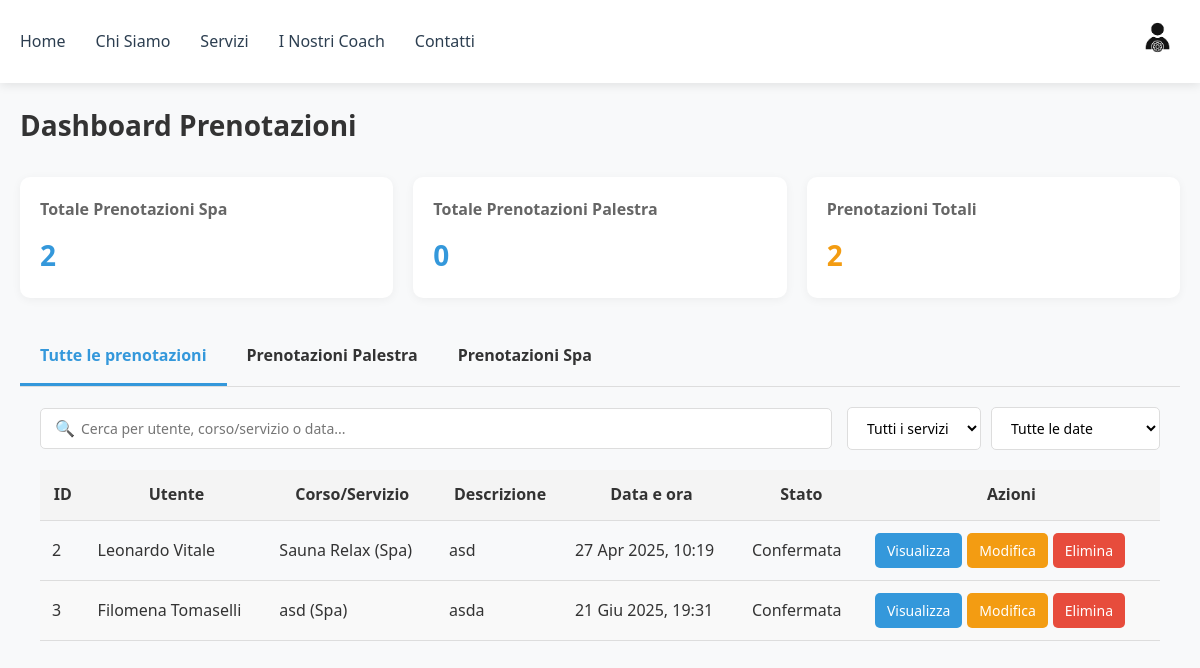
Before: /gest-prenotazioni/ (signed in) with the older database file.
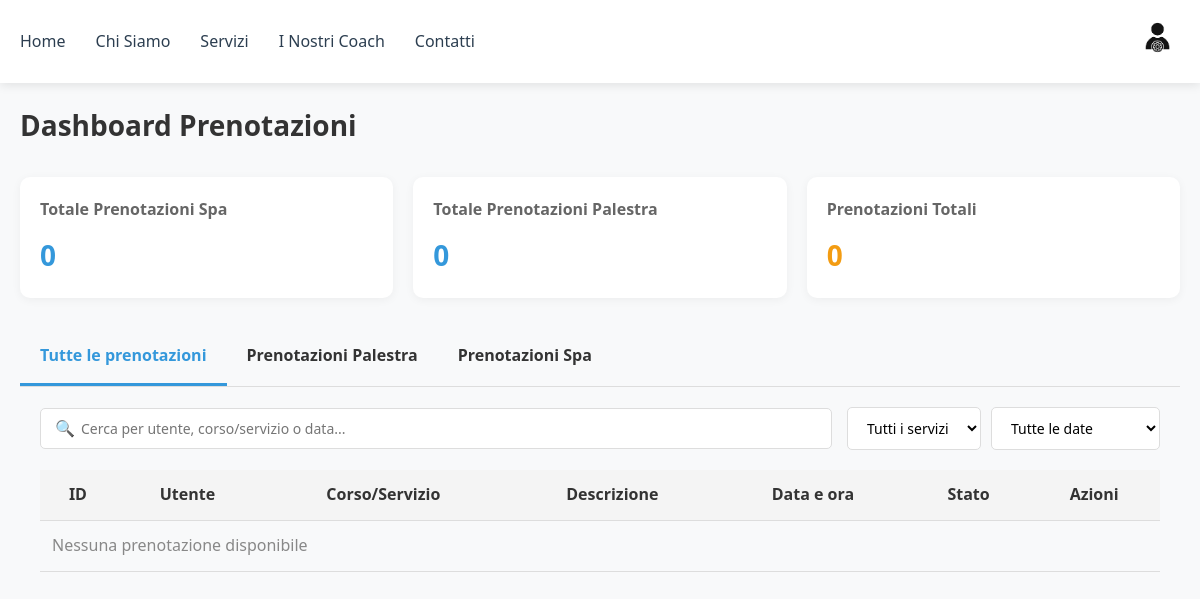
After: the same page with the newer database file.
### users/models.py (models this page shows, shortened)
class User(AbstractBaseUser, PermissionsMixin):
    full_name = models.CharField(max_length=255, default="Nome Cognome")
    email = models.EmailField(unique=True)
    phone = models.CharField(max_length=20, blank=True)
    profile_picture = models.ImageField(
        upload_to="profile_pics/",
        default="profile_pics/def_pfp.png",
        null=True,
        blank=True
    )
    is_active = models.BooleanField(default=True)
    is_staff = models.BooleanField(default=False)
    is_superuser = models.BooleanField(default=False)
    objects = UserManager()
    USERNAME_FIELD = 'email'

### spa/models.py (models this page shows, shortened)
class SpaBooking(models.Model):
    user = models.ForeignKey(User, on_delete=models.CASCADE)
    service_id = models.ForeignKey(SpaService, on_delete=models.CASCADE)
    description = models.TextField(blank=True)
    date = models.DateTimeField(default=timezone.now)

class SpaService(models.Model):
    name = models.CharField(max_length=100)
    description = models.TextField()
    operator = models.ForeignKey(User, on_delete=models.SET_NULL, null=True, related_name='operator_services')
    duration = models.IntegerField(default=45)
    scheduled = models.DateTimeField(default=timezone.now)
    price = models.IntegerField()
    max_partecipants = models.IntegerField(default=1)
    imgs = models.ImageField(upload_to='spa/', blank=True, null=True, help_text="Carica un'immagine del trattamento")
    TYPE_CHOICES = [
        ('massage', 'Massaggio'),
        ('treatment', 'Trattamento'),
        ('ritual', 'Rituale'),
    ]
    type = models.CharField(max_length=20, choices=TYPE_CHOICES, default='massage')

### users/views/admin.py (the view, shortened to what this page needs)
# urls.py: path('gest-prenotazioni/', gest_prenotazioni, name='gest_prenotazioni'),
@login_required
@user_passes_test(lambda u: u.is_staff)
def gest_prenotazioni(request):
    gym_bookings = GymBooking.objects.select_related('user', 'class_id').all()
    spa_bookings = SpaBooking.objects.select_related('user', 'service_id').all()
    gym_count = gym_bookings.count()
    spa_count = spa_bookings.count()
    all_bookings = []
    for booking in spa_bookings:
        all_bookings.append({
            'id': booking.id,
            'user': f"{booking.user.full_name}",
            'service': f"{booking.service_id.name} (Spa)",
            'description': booking.description or booking.service_id.description,
            'date': booking.service_id.scheduled,
            'status': 'confirmed',
            'type': 'spa'
        })
    all_bookings.sort(key=lambda x: x['date'])
    gym_bookings_data = []
    spa_bookings_data = []
    for booking in spa_bookings:
        spa_bookings_data.append({
            'id': booking.id,
            'user': f"{booking.user.full_name}",
            'treatment': booking.service_id.name,
            'description': booking.description or booking.service_id.description,
            'date': booking.service_id.scheduled,
            'status': 'confirmed',
        })
    ctx = {
        'total_gym_bookings': gym_count,
        'total_spa_bookings': spa_count,
        'all_bookings': all_bookings,
        'gym_bookings': gym_bookings_data,
        'spa_bookings': spa_bookings_data,
        'timestamp': datetime.now().timestamp(),
    }
    return render(request, 'users/gest_prenotazioni.html', ctx)

### users/templates/users/gest_prenotazioni.html (shortened to what the changed rows need)
{% extends 'users/navbar_template.html' %}
{% load static %}
{% block content %}
<!DOCTYPE html>
<html lang="it">
<head>
    <link rel="stylesheet" href="{% static 'users/css/gest_pren.css' %}">
</head>
<body>
    <main class="container">
        <div class="dashboard-header">
            <h1>Dashboard Prenotazioni</h1>
        </div>
        <div class="stat-cards">
            <div class="stat-card primary">
                <h3>Totale Prenotazioni Spa</h3>
                <p>{{ total_spa_bookings }}</p>
            </div>
            <div class="stat-card warning">
                <h3>Prenotazioni Totali</h3>
                <p>{{ total_gym_bookings|add:total_spa_bookings }}</p>
            </div>
        </div>
        <div class="tab-content-container">
            <div id="all" class="tab-content active">
                <div class="table-container">
                    <table>
                        <thead>
                            <tr>
                                <th>ID</th>
                                <th>Utente</th>
                                <th>Corso/Servizio</th>
                                <th>Descrizione</th>
                                <th>Data e ora</th>
                                <th>Stato</th>
                                <th>Azioni</th>
                            </tr>
                        </thead>
                        <tbody>
                            {% for booking in all_bookings %}
                            <tr class="booking-row" data-booking-id="{{ booking.id }}">
                                <td>{{ booking.id }}</td>
                                <td>{{ booking.user }}</td>
                                <td>{{ booking.service }}</td>
                                <td>{{ booking.description }}</td>
                                <td>{{ booking.date|date:"d M Y, H:i" }}</td>
                                <td><span class="status {{ booking.status }}">
                                    {% if booking.status == 'confirmed' %}
                                        Confermata
                                    {% elif booking.status == 'pending' %}
                                        In attesa
                                    {% elif booking.status == 'cancelled' %}
                                        Cancellata
                                    {% endif %}
                                </span></td>
                                <td class="actions">
                                    <button class="btn btn-view" data-id="{{ booking.id }}" data-type="{{ booking.type }}">Visualizza</button>
                                    <button class="btn btn-edit" data-id="{{ booking.id }}" data-type="{{ booking.type }}">Modifica</button>
                                    <button class="btn btn-delete" data-id="{{ booking.id }}" data-type="{{ booking.type }}">Elimina</button>
                                </td>
                            </tr>
                            {% empty %}
                            <tr>
                                <td colspan="7" class="no-data">Nessuna prenotazione disponibile</td>
                            </tr>
                            {% endfor %}
                        </tbody>
                    </table>
                </div>
            </div>
        </div>
    </main>
{% endblock %}

Changed rows visible on the page:
no longer on this page (row unchanged): User: user "Leonardo Vitale"
removed SpaBooking: description "asd"
no longer on this page (row unchanged): SpaService: date "27 Apr 2025, 10:19"
no longer on this page (row unchanged): User: user "Filomena Tomaselli"
removed SpaService: description "asda", date "21 Giu 2025, 19:31"
Other visible differences:
{{ total_spa_bookings }}: "2" → "0"
{{ total_gym_bookings|add:total_spa_bookings }}: "2" → "0"
text now shown: "Nessuna prenotazione disponibile"
list line gone: "2 Sauna Relax (Spa) Confermata Visualizza Modifica Elimina"
list line gone: "3 asd (Spa) Confermata Visualizza Modifica Elimina"
